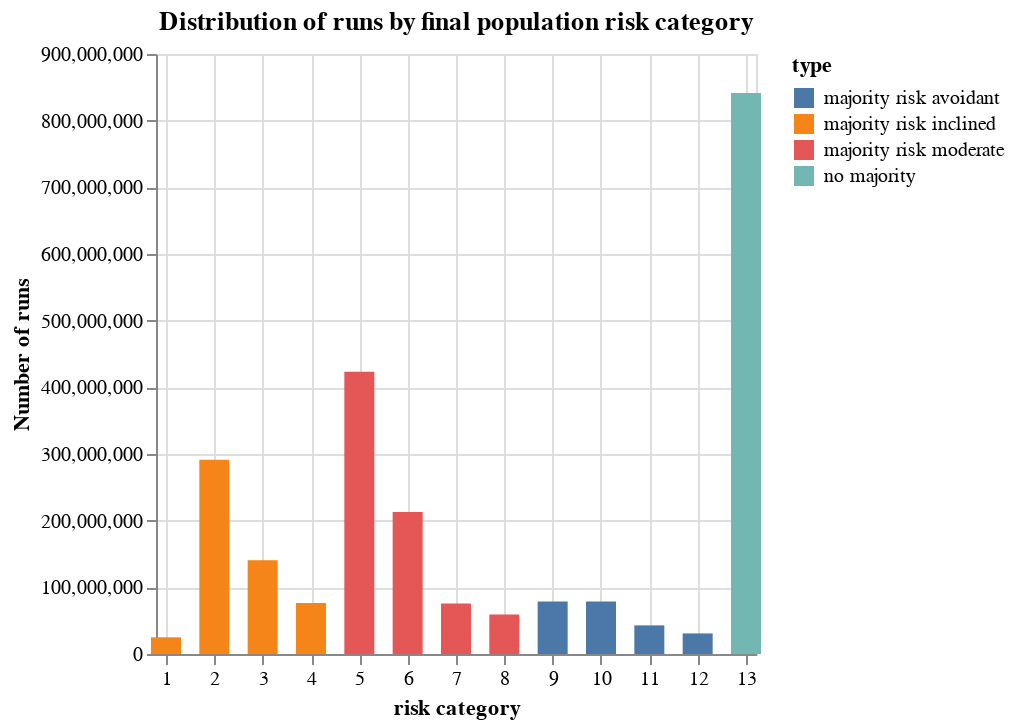

Notebook code cell kept with this figure:
### Code cell
import altair as alt
alt.Chart(poprisk_grouped).mark_bar(width=15).encode(
   x=alt.X("risk_category", title="risk category", axis=alt.Axis(tickCount=13),  # 13 categories
           scale=alt.Scale(domain=[1, 13])),
   y=alt.Y("count", title="Number of runs"),
   color=alt.Color("type", title="type")
).properties(title='Distribution of runs by final population risk category')

### Figure 1 — Vega specification as saved in the notebook (floating-point values rounded to 4 significant figures)
{"$schema": "https://vega.github.io/schema/vega/v5.json", "data": [{"name": "source_0", "values": [{"count_end": 25050000.0, "count_start": 0.0, "risk_category": 1, "type": "majority risk inclined"}, {"count_end": 291400000.0, "count_start": 0.0, "risk_category": 2, "type": "majority risk inclined"}, {"count_end": 140400000.0, "count_start": 0.0, "risk_category": 3, "type": "majority risk inclined"}, {"count_end": 76570000.0, "count_start": 0.0, "risk_category": 4, "type": "majority risk inclined"}, {"count_end": 423500000.0, "count_start": 0.0, "risk_category": 5, "type": "majority risk moderate"}, {"count_end": 213000000.0, "count_start": 0.0, "risk_category": 6, "type": "majority risk moderate"}, {"count_end": 75750000.0, "count_start": 0.0, "risk_category": 7, "type": "majority risk moderate"}, {"count_end": 59150000.0, "count_start": 0.0, "risk_category": 8, "type": "majority risk moderate"}, {"count_end": 78640000.0, "count_start": 0.0, "risk_category": 9, "type": "majority risk avoidant"}, {"count_end": 78890000.0, "count_start": 0.0, "risk_category": 10, "type": "majority risk avoidant"}, {"count_end": 42960000.0, "count_start": 0.0, "risk_category": 11, "type": "majority risk avoidant"}, {"count_end": 30870000.0, "count_start": 0.0, "risk_category": 12, "type": "majority risk avoidant"}, {"count_end": 841600000.0, "count_start": 0.0, "risk_category": 13, "type": "no majority"}]}, {"name": "source_0_color_domain_type", "values": [{"type": "majority risk inclined"}, {"type": "majority risk moderate"}, {"type": "majority risk avoidant"}, {"type": "no majority"}]}], "marks": [{"type": "rect", "name": "marks", "from": {"data": "source_0"}, "encode": {"update": {"fill": {"field": "type", "scale": "color"}, "y": {"field": "count_end", "scale": "y"}, "xc": {"field": "risk_category", "scale": "x"}, "width": {"value": 15}, "y2": {"field": "count_start", "scale": "y"}}}, "style": ["bar"]}], "scales": [{"name": "x", "type": "linear", "domain": [1, 13], "range": [0, {"signal": "width"}], "zero": false, "padding": 5}, {"name": "y", "type": "linear", "domain": {"data": "source_0", "fields": ["count_start", "count_end"]}, "range": [{"signal": "height"}, 0], "nice": true, "zero": true}, {"name": "color", "type": "ordinal", "domain": {"data": "source_0_color_domain_type", "field": "type", "sort": true}, "range": "category"}], "axes": [{"scale": "x", "tickCount": 13, "orient": "bottom", "gridScale": "y", "grid": true, "domain": false, "minExtent": 0, "labels": false, "aria": false, "ticks": false, "zindex": 0, "maxExtent": 0}, {"scale": "y", "zindex": 0, "labels": false, "gridScale": "x", "orient": "left", "tickCount": {"signal": "ceil(height/40)"}, "maxExtent": 0, "ticks": false, "aria": false, "grid": true, "domain": false, "minExtent": 0}, {"scale": "x", "title": "risk category", "tickCount": 13, "labelFlush": true, "orient": "bottom", "grid": false, "labelOverlap": true, "zindex": 0}, {"scale": "y", "title": "Number of runs", "orient": "left", "labelOverlap": true, "tickCount": {"signal": "ceil(height/40)"}, "zindex": 0, "grid": false}], "title": {"text": "Distribution of runs by final population risk category", "frame": "group"}, "width": 300, "padding": 5, "height": 300, "style": "cell", "background": "white", "legends": [{"title": "type", "fill": "color", "symbolType": "square"}]}
